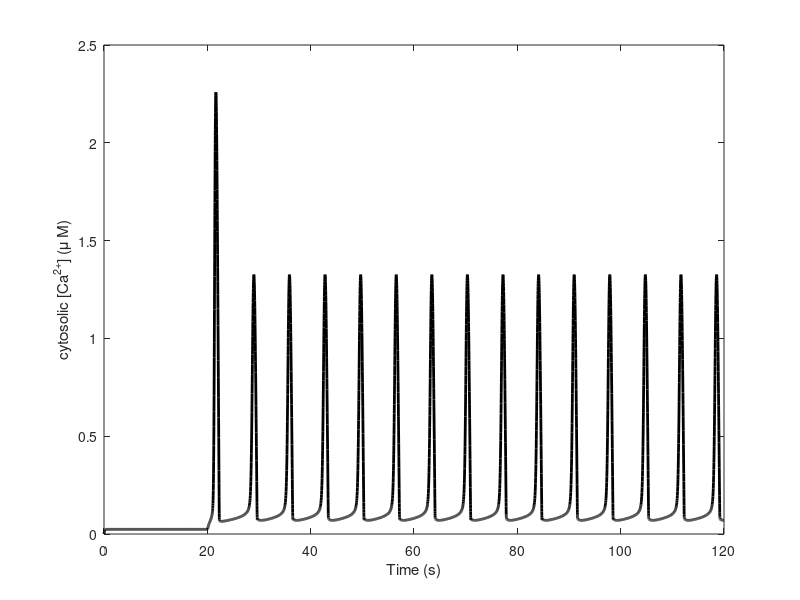

Recreate this plot in MATLAB.
% file calcium_cytosolic.m
% model of calcium-induced calcium release in hepatocytes
% adapted from Othmer and Tang (1997) in 'Case studies in mathematical
% modelling', Othmer et al. eds, Prentice Hall
% adapted from Ingalls book

function calcium_cystosolic

%declare parameters
global gamma0 ;
global gamma1;
global Cs;
global p1 ;
global p2;
global k1;
global km1;
global k2;
global km2 ;
global k3;
global km3 ;
global I;
global vr;

%assign parameter values
gamma0=0.1;
gamma1=20.5; 
p1=8.5;
p2=0.065;
k1=12;
k2=15;
k3=1.8;
km1=8;
km2=1.65;
km3=0.21;
Cs=8.37; 
vr=0.185;


ODEFUN=@dSdt;

%set initial condition
S0=[0 1 0 0 0];
% variables in S are the states, in the following order:
% C  R  RI  RIC+  RIC+C

%run simulation
[t,S]=ode45(ODEFUN, [0,120], S0);

figure(1)
set(gca,'fontsize',14)
plot(t, S(:,1), 'k', 'Linewidth', 2)
xlabel('Time (s)')
ylabel('cytosolic [Ca^{2+}] (\mu M)')
axis([0 120 0 2.5])
%str1(1) = {'B'};
%text(-15,2.5,str1, 'Fontsize', 40)

end

%dynamics
function dS = dSdt(t,S)

global gamma0 ;
global gamma1;
global Cs;
global p1 ;
global p2;
global k1;
global km1;
global k2;
global km2 ;
global k3;
global km3 ;
global vr;
global I;
global mode
    
   I=0;
   if (t>20)
     I=1;
   end

%dynamics
dS=[vr*(gamma0+gamma1*S(4))*(Cs-S(1)) - (p1*S(1)^4)/(p2^4+S(1)^4);
    -k1*I*S(2)+km1*S(3);
    -(km1+k2*S(1))*S(3)+ k1*I*S(2) + km2*S(4);
    -(km2+k3*S(1))*S(4) + k2*S(1)*S(3) + km3*S(5);
     k3*S(1)*S(4) - km3*S(5)];

end


